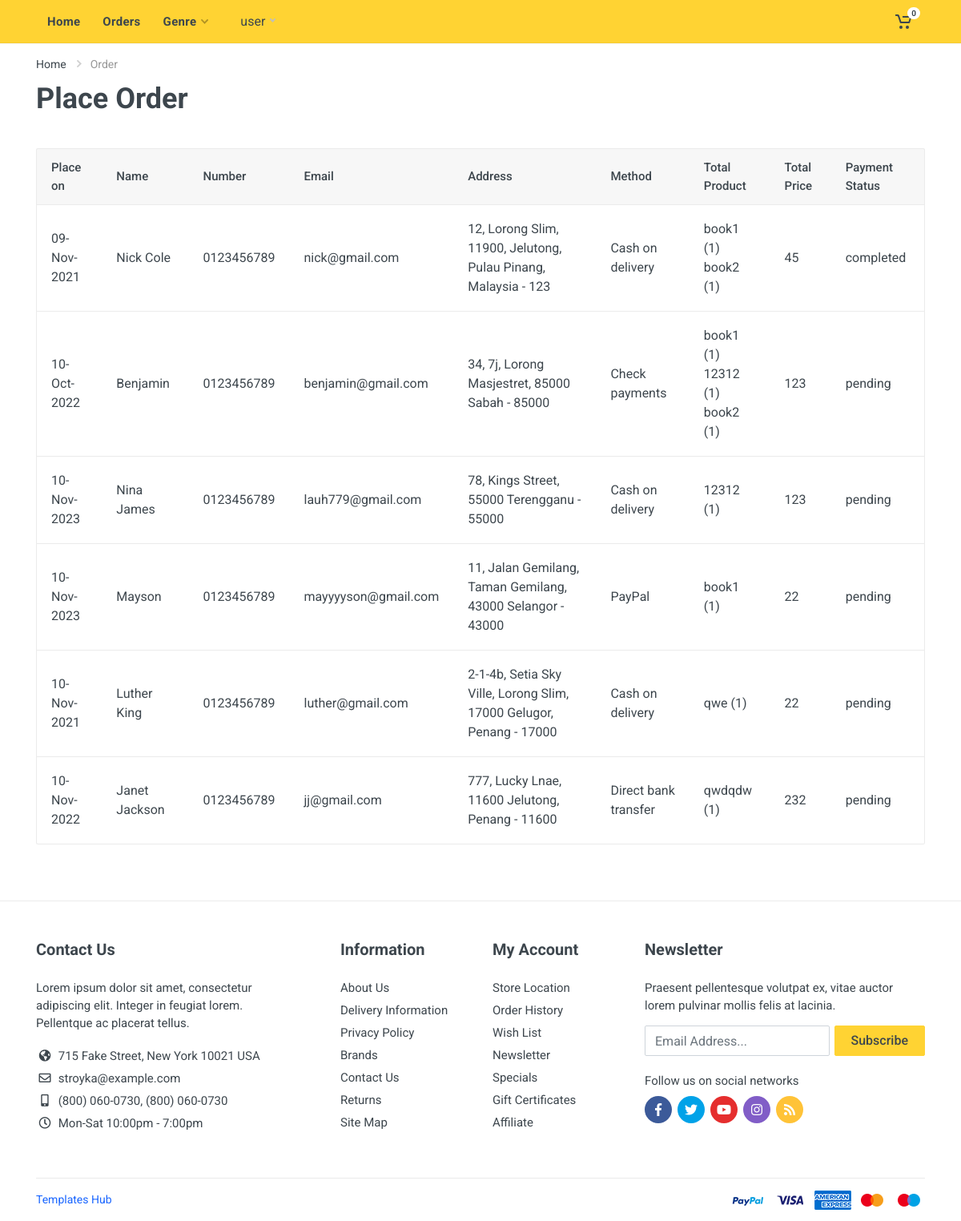
Page /order.php (signed in) on the committed database.
### tables this page shows
CREATE TABLE `orders` (
  `id` int(100) NOT NULL,
  `user_id` int(100) NOT NULL,
  `name` varchar(100) NOT NULL,
  `number` varchar(12) NOT NULL,
  `email` varchar(100) NOT NULL,
  `method` varchar(50) NOT NULL,
  `address` varchar(500) NOT NULL,
  `total_products` varchar(10000) NOT NULL,
  `total_price` int(100) NOT NULL,
  `placed_on` varchar(50) NOT NULL,
  `payment_status` varchar(20) NOT NULL DEFAULT 'pending',
  `created_at` date DEFAULT current_timestamp()
);

### order.php (the view, shortened to what this page needs)
<?php
@include 'config.php';
$user_id = $_SESSION['user_id'];
?>
<!DOCTYPE html>
<html lang="en" dir="ltr">
<head>
    <link rel="stylesheet" href="vendor/bootstrap-4.2.1/css/bootstrap.min.css">
    <link rel="stylesheet" href="vendor/owl-carousel-2.3.4/assets/owl.carousel.min.css">
    <link rel="stylesheet" href="css/style.css">
    <link rel="stylesheet" href="vendor/fontawesome-5.6.1/css/all.min.css">
    <link rel="stylesheet" href="fonts/stroyka/stroyka.css">
</head>
<body>
<div class="site">
    <?php @include 'header.php'; ?>
    <div class="site__body">
        <div class="page-header">
            <div class="page-header__container container">
                <div class="page-header__breadcrumb">
                    <nav aria-label="breadcrumb">
                        <ol class="breadcrumb">
                            <li class="breadcrumb-item"><a href="book.php">Home</a>
                                <svg class="breadcrumb-arrow" width="6px" height="9px">
                                    <use xlink:href="images/sprite.svg#arrow-rounded-right-6x9"></use>
                                </svg>
                            </li>
                            <li class="breadcrumb-item active" aria-current="page">Order</li>
                        </ol>
                    </nav>
                </div>
                <div class="page-header__title"><h1>Place Order</h1></div>
            </div>
        </div>
        <div class="cart block">
            <div class="container">
                <table class="cart__table cart-table">
                    <thead class="cart-table__head">
                    <tr class="cart-table__row">
                        <th class="cart-table__column ">Place on</th>
                        <th class="cart-table__column ">Name</th>
                        <th class="cart-table__column ">Number</th>
                        <th class="cart-table__column ">Email</th>
                        <th class="cart-table__column ">Address</th>
                        <th class="cart-table__column ">Method</th>
                        <th class="cart-table__column ">Total Product</th>
                        <th class="cart-table__column ">Total Price</th>
                        <th class="cart-table__column ">Payment Status</th>
                    </tr>
                    </thead>
                    <tbody class="cart-table__body">
                    <?php
                    $select_orders = mysqli_query($conn, "SELECT * FROM `orders` WHERE user_id = '$user_id'") or die('query failed');
                    if (mysqli_num_rows($select_orders) > 0) {
                        while ($fetch_orders = mysqli_fetch_assoc($select_orders)) {
                            $json = json_decode($fetch_orders['total_products'], true);
                            ?>
                            <tr class="cart-table__row">
                                <td class="cart-table__column"><?php echo $fetch_orders['placed_on']; ?></td>
                                <td class="cart-table__column"><?php echo $fetch_orders['name']; ?></td>
                                <td class="cart-table__column"><?php echo $fetch_orders['number']; ?></td>
                                <td class="cart-table__column"><?php echo $fetch_orders['email']; ?></td>
                                <td class="cart-table__column"><?php echo $fetch_orders['address']; ?></td>
                                <td class="cart-table__column"><?php echo $fetch_orders['method']; ?></td>
                                <td class="cart-table__column">
                                    <?php
                                    foreach ($json as $product) {
                                        echo $product['name'] . ' (' . $product['quantity'] . ')<br>';
                                    }
                                    ?>
                                </td>
                                <td class="cart-table__column"><?php echo $fetch_orders['total_price']; ?></td>
                                <td class="cart-table__column"><?php echo $fetch_orders['payment_status']; ?></td>
                            </tr>
                            <?php
                        }
                    } else {
                        echo '<p class="empty">no orders placed yet!</p>';
                    }
                    ?>
                    </tbody>
                </table>
            </div>
        </div>
    </div>
    <?php @include 'footer.php'; ?>
</div>
</body>
</html>

### header.php (shortened to what this page needs)
<header class="site__header d-lg-block d-none">
    <div class="site-header">
        <div class="site-header__nav-panel">
            <div class="nav-panel">
                <div class="nav-panel__container container">
                    <div class="nav-panel__row">
                        <?php
                        $select_cart_count = mysqli_query($conn, "SELECT * FROM `cart` WHERE user_id = '$user_id'") or die('query failed');
                        $cart_num_rows = mysqli_num_rows($select_cart_count);
                        ?>
                        <?php
                        if (!empty($_SESSION['admin_name']) || !empty($_SESSION['user_name'])) {
                            ?>
                            <div class="nav-panel__nav-links nav-links">
                                <ul class="nav-links__list">
                                    <li class="nav-links__item"><a href="book.php"><span>Home</span></a>
                                    </li>
                                    <li class="nav-links__item"><a href="order.php"><span>Orders</span></a>
                                    </li>
                                    <li class="nav-links__item nav-links__item--with-submenu">
                                        <a href="#">
                                            <span>Genre
                                                <svg class="nav-links__arrow" width="9px" height="6px">
                                                    <use xlink:href="images/sprite.svg#arrow-rounded-down-9x6">
                                                    </use>
                                                </svg>
                                            </span>
                                        </a>
                                    </li>
                                </ul>
                            </div>
                            <div class="nav-panel__nav-links nav-links">
                                <ul class="nav-links__list">
                                    <li class="nav-links__item">
                                        <div class="topbar__item">
                                            <div class="topbar-dropdown">
                                                <button class="topbar-dropdown__btn"
                                                        type="button"><?php echo $_SESSION['user_name']; ?>
                                                    <svg width="7px" height="5px">
                                                        <use xlink:href="images/sprite.svg#arrow-rounded-down-7x5"></use>
                                                    </svg>
                                                </button>
                                            </div>
                                        </div>
                                    </li>
                                </ul>
                            </div>
                            <div class="nav-panel__indicators">
                                <div class="indicator">
                                    <a href="cart.php" class="indicator__button">
                                    <span class="indicator__area">
                                        <svg width="20px" height="20px">
                                            <use xlink:href="images/sprite.svg#cart-20"></use>
                                        </svg>
                                        <span class="indicator__value"><?php echo $cart_num_rows; ?></span>
                                    </span>
                                    </a>
                                </div>
                            </div>
                            <?php
                        }
                        ?>
                    </div>
                </div>
            </div>
        </div>
    </div>
</header>

### footer.php (shortened to what this page needs)
<footer class="site__footer">
    <div class="site-footer">
        <div class="container">
            <div class="site-footer__widgets">
                <div class="row">
                    <div class="col-12 col-md-6 col-lg-4">
                        <div class="site-footer__widget footer-contacts"><h5 class="footer-contacts__title">Contact
                                Us</h5>
                            <div class="footer-contacts__text">Lorem ipsum dolor sit amet, consectetur adipiscing
                                elit. Integer in feugiat lorem. Pellentque ac placerat tellus.
                            </div>
                            <ul class="footer-contacts__contacts">
                                <li><i class="footer-contacts__icon fas fa-globe-americas"></i> 715 Fake Street, New
                                    York 10021 USA
                                </li>
                                <li><i class="footer-contacts__icon far fa-envelope"></i> stroyka@example.com</li>
                                <li><i class="footer-contacts__icon fas fa-mobile-alt"></i> (800) 060-0730, (800)
                                    060-0730
                                </li>
                                <li><i class="footer-contacts__icon far fa-clock"></i> Mon-Sat 10:00pm - 7:00pm</li>
                            </ul>
                        </div>
                    </div>
                    <div class="col-6 col-md-3 col-lg-2">
                        <div class="site-footer__widget footer-links"><h5 class="footer-links__title">
                                Information</h5>
                            <ul class="footer-links__list">
                                <li class="footer-links__item"><a href="#" class="footer-links__link">About Us</a>
                                </li>
                                <li class="footer-links__item"><a href="#" class="footer-links__link">Delivery
                                        Information</a></li>
                                <li class="footer-links__item"><a href="#" class="footer-links__link">Privacy
                                        Policy</a></li>
                                <li class="footer-links__item"><a href="#" class="footer-links__link">Brands</a>
                                </li>
                                <li class="footer-links__item"><a href="#" class="footer-links__link">Contact Us</a>
                                </li>
                                <li class="footer-links__item"><a href="#" class="footer-links__link">Returns</a>
                                </li>
                                <li class="footer-links__item"><a href="#" class="footer-links__link">Site Map</a>
                                </li>
                            </ul>
                        </div>
                    </div>
                    <div class="col-6 col-md-3 col-lg-2">
                        <div class="site-footer__widget footer-links"><h5 class="footer-links__title">My
                                Account</h5>
                            <ul class="footer-links__list">
                                <li class="footer-links__item"><a href="#" class="footer-links__link">Store
                                        Location</a></li>
                                <li class="footer-links__item"><a href="#" class="footer-links__link">Order
                                        History</a></li>
                                <li class="footer-links__item"><a href="#" class="footer-links__link">Wish List</a>
                                </li>
                                <li class="footer-links__item"><a href="#" class="footer-links__link">Newsletter</a>
                                </li>
                                <li class="footer-links__item"><a href="#" class="footer-links__link">Specials</a>
                                </li>
                                <li class="footer-links__item"><a href="#" class="footer-links__link">Gift
                                        Certificates</a></li>
                                <li class="footer-links__item"><a href="#" class="footer-links__link">Affiliate</a>
                                </li>
                            </ul>
                        </div>
                    </div>
                    <div class="col-12 col-md-12 col-lg-4">
                        <div class="site-footer__widget footer-newsletter"><h5 class="footer-newsletter__title">
                                Newsletter</h5>
                            <div class="footer-newsletter__text">Praesent pellentesque volutpat ex, vitae auctor
                                lorem pulvinar mollis felis at lacinia.
                            </div>
                            <form action="#" class="footer-newsletter__form"> <input type="text"
                                                           class="footer-newsletter__form-input form-control"
                                                           id="footer-newsletter-address"
                                                           placeholder="Email Address...">
                                <button class="footer-newsletter__form-button btn btn-primary">Subscribe</button>
                            </form>
                            <div class="footer-newsletter__text footer-newsletter__text--social">Follow us on social
                                networks
                            </div>
                            <ul class="footer-newsletter__social-links">
                                <li class="footer-newsletter__social-link footer-newsletter__social-link--facebook">
                                    <a href="https://themeforest.net/user/kos9" target="_blank"><i
                                                class="fab fa-facebook-f"></i></a></li>
                                <li class="footer-newsletter__social-link footer-newsletter__social-link--twitter">
                                    <a href="https://themeforest.net/user/kos9" target="_blank"><i
                                                class="fab fa-twitter"></i></a></li>
                                <li class="footer-newsletter__social-link footer-newsletter__social-link--youtube">
                                    <a href="https://themeforest.net/user/kos9" target="_blank"><i
                                                class="fab fa-youtube"></i></a></li>
                                <li class="footer-newsletter__social-link footer-newsletter__social-link--instagram">
                                    <a href="https://themeforest.net/user/kos9" target="_blank"><i
                                                class="fab fa-instagram"></i></a></li>
                                <li class="footer-newsletter__social-link footer-newsletter__social-link--rss"><a
                                            href="https://themeforest.net/user/kos9" target="_blank"><i
                                                class="fas fa-rss"></i></a></li>
                            </ul>
                        </div>
                    </div>
                </div>
            </div>
            <div class="site-footer__bottom">
                <div class="site-footer__copyright"><a target="_blank" href="https://www.templateshub.net">Templates
                        Hub</a></div>
                <div class="site-footer__payments"><img src="images/payments.png" alt=""></div>
            </div>
        </div>
    </div>
</footer>

### rows in the picture
orders: placed_on "09-Nov-2021", name "Nick Cole", number "0123456789", email "nick@gmail.com", address "12, Lorong Slim, 11900, Jelutong, Pulau Pinang, Malaysia - 123", method "Cash on delivery", name "book1", quantity "1", name "book2", total_price "45", payment_status "completed"
orders: placed_on "10-Oct-2022", name "Benjamin", number "0123456789", email "benjamin@gmail.com", address "34, 7j, Lorong Masjestret, 85000 Sabah - 85000", method "Check payments", name "book1", quantity "1", name "12312", name "book2", total_price "123", payment_status "pending"
orders: placed_on "10-Nov-2023", name "Nina James", number "0123456789", email "lauh779@gmail.com", address "78, Kings Street, 55000 Terengganu - 55000", method "Cash on delivery", name "12312", quantity "1", total_price "123", payment_status "pending"
orders: placed_on "10-Nov-2023", name "Mayson", number "0123456789", email "mayyyyson@gmail.com", address "11, Jalan Gemilang, Taman Gemilang, 43000 Selangor - 43000", method "PayPal", name "book1", quantity "1", total_price "22", payment_status "pending"
orders: placed_on "10-Nov-2021", name "Luther King", number "0123456789", email "luther@gmail.com", address "2-1-4b, Setia Sky Ville, Lorong Slim, 17000 Gelugor, Penang - 17000", method "Cash on delivery", name "qwe", quantity "1", total_price "22", payment_status "pending"
orders: placed_on "10-Nov-2022", name "Janet Jackson", number "0123456789", email "jj@gmail.com", address "777, Lucky Lnae, 11600 Jelutong, Penang - 11600", method "Direct bank transfer", name "qwdqdw", quantity "1", total_price "232", payment_status "pending"

### other values in the picture
$_SESSION['user_name'] "user"
$cart_num_rows "0"
